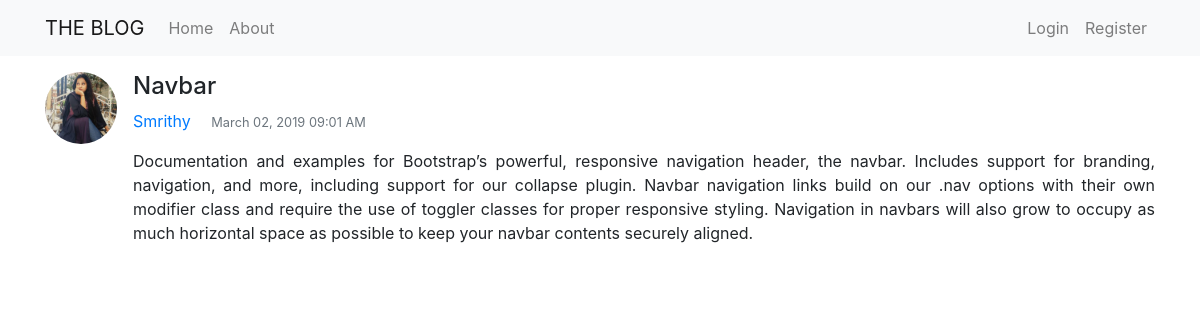
Screenshot of /post/11/ with the database file from the repository.
### blog/models.py (models this page shows, shortened)
class Post(models.Model):
	title = models.CharField(max_length=100)
	content = models.TextField()
	date_posted = models.DateTimeField(default=timezone.now)
	author = models.ForeignKey(User, on_delete=models.CASCADE)

### users/models.py (models this page shows, shortened)
class Profile(models.Model):
	user = models.OneToOneField(User, on_delete=models.CASCADE)
	image = models.ImageField(default='default.jpg', upload_to='profile_pics')

### blog/views.py (the view)
# urls.py: path('post/<int:pk>/', PostDetailView.as_view(), name='post-detail'),
class PostDetailView(DetailView):
    model = Post

### blog/templates/blog/post_detail.html (shortened to what this page needs)
{% extends "blog/base.html" %}
{% block body %}
    <article class="media content-section">
      <img class="rounded-circle article-img mr-3" width="72" height="72" src="{{ object.author.profile.image.url }}">
      <div class="media-body">
        <h4 class="article-title">{{ object.title }}</h4>
        <div class="article-metadata">
          <a class="mr-3" href="{% url 'user-posts' object.author.username %}">{{ object.author }}</a>
          <small class="text-muted">{{ object.date_posted|date:"F d, Y h:i A" }}</small>
        </div>
        <p class="article-content mt-3" align="justify">{{ object.content }}</p>
      </div>
    </article>
{% endblock %}

### rows the page displays
Post: author.profile.image (picture), title "Navbar", author "Smrithy", date_posted "March 02, 2019 09:01 AM", content "Documentation and examples for Bootstrap’s powerful, responsive navigation header, the navbar. Includes support for branding, navigation, and more, including support for our collapse plugin. Navbar navigation links build on our .nav options with their own modifier class and require the use of toggler classes for proper responsive styling. Navigation in navbars will also grow to occupy as much horizontal space as possible to keep your navbar contents securely aligned."
